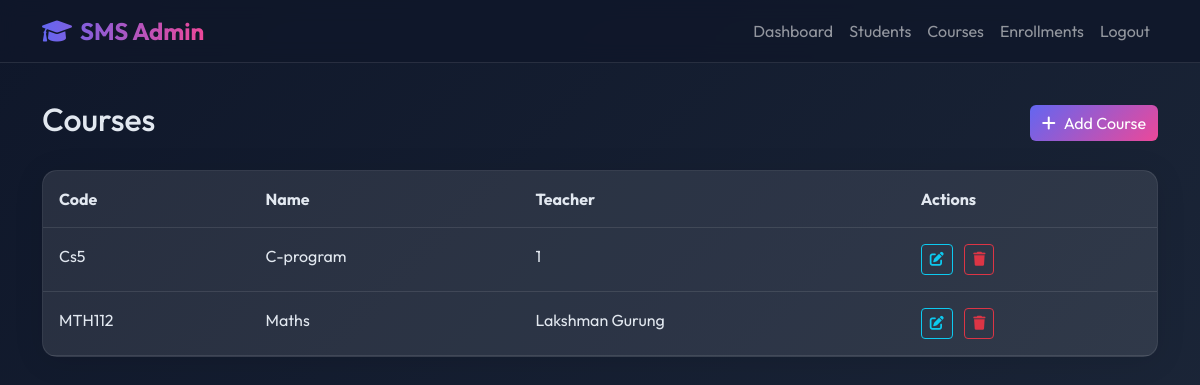
The app's page /courses/ (signed in) with its own data.
### core/models.py (models this page shows, shortened)
class Course(models.Model):
    name = models.CharField(max_length=100)
    code = models.CharField(max_length=10, unique=True)
    teacher = models.CharField(max_length=100, blank=True, null=True)

### core/views.py (the view)
# urls.py: path('courses/', views.courses_view, name='courses'),
@login_required
def courses_view(request):
    q = request.GET.get('q','')
    courses = Course.objects.filter(name__icontains=q) if q else Course.objects.all()
    return render(request, "core/courses.html", {"courses": courses})

### core/templates/core/courses.html
{% extends 'core/base.html' %}
{% block content %}
<div class="fade-in">
    <div class="d-flex justify-content-between align-items-center mb-4">
        <h2>Courses</h2>
        <a href="{% url 'course_create' %}" class="btn btn-primary"><i class="fas fa-plus me-2"></i>Add Course</a>
    </div>
    <div class="glass-card p-0">
        <table class="table mb-0">
            <thead>
                <tr>
                    <th class="p-3">Code</th>
                    <th class="p-3">Name</th>
                    <th class="p-3">Teacher</th>
                    <th class="p-3">Actions</th>
                </tr>
            </thead>
            <tbody>
                {% for course in courses %}
                <tr>
                    <td class="p-3">{{ course.code }}</td>
                    <td class="p-3">{{ course.name }}</td>
                    <td class="p-3">{{ course.teacher|default:"-" }}</td>
                    <td class="p-3">
                        <a href="{% url 'course_update' course.pk %}" class="btn btn-sm btn-outline-info me-2"><i
                                class="fas fa-edit"></i></a>
                        <a href="{% url 'course_delete' course.pk %}" class="btn btn-sm btn-outline-danger"><i
                                class="fas fa-trash"></i></a>
                    </td>
                </tr>
                {% empty %}
                <tr>
                    <td colspan="4" class="text-center p-4">No courses found.</td>
                </tr>
                {% endfor %}
            </tbody>
        </table>
    </div>
</div>
{% endblock %}

### core/static/core/styles.css (style rules this page uses)
:root { --primary-color: #6366f1; --secondary-color: #ec4899; --background-gradient: linear-gradient(135deg, #0f172a 0%, #1e293b 100%); --glass-bg: rgba(255, 255, 255, 0.05); --glass-border: 1px solid rgba(255, 255, 255, 0.1); --text-color: #e2e8f0; }
body { font-family: 'Outfit', sans-serif; background: var(--background-gradient); color: var(--text-color); min-height: 100vh; }
.glass-card { background: var(--glass-bg); backdrop-filter: blur(12px); border: var(--glass-border); border-radius: 15px; padding: 2rem; box-shadow: 0 4px 30px rgba(0, 0, 0, 0.1); transition: transform 0.3s ease; }
.btn-primary { background: linear-gradient(135deg, var(--primary-color), var(--secondary-color)); border: none; transition: all 0.3s ease; }
.table { color: var(--text-color); background: var(--glass-bg); border-radius: 10px; overflow: hidden; }
.table th, .table td { background: transparent; color: var(--text-color); border-color: rgba(255, 255, 255, 0.1); }
.fade-in { animation: fadeIn 0.8s ease-out forwards; }

### records on screen
Course: code "Cs5", name "C-program", teacher "1"
Course: code "MTH112", name "Maths", teacher "Lakshman Gurung"
